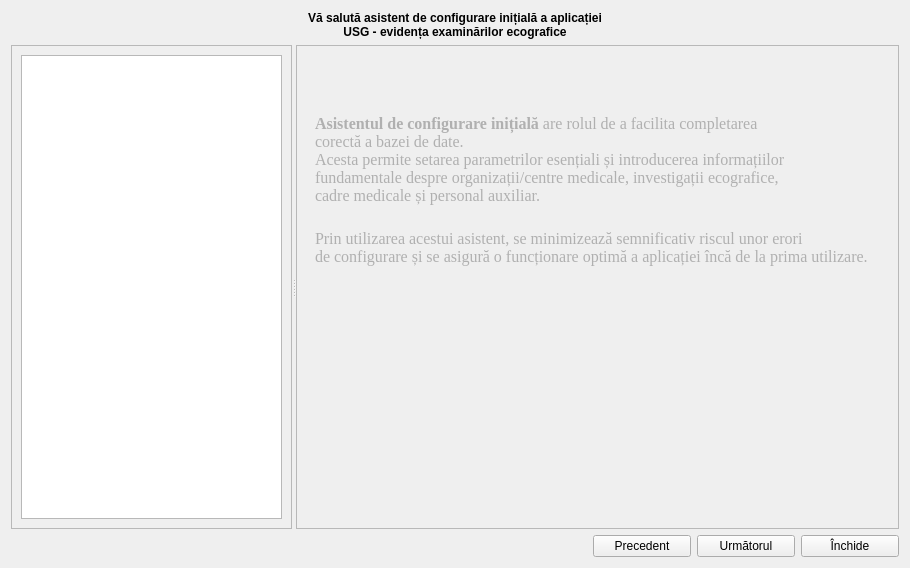
<?xml version="1.0" encoding="UTF-8"?>
<ui version="4.0">
 <class>FirstRunWizard</class>
 <widget class="QDialog" name="FirstRunWizard">
  <property name="geometry">
   <rect>
    <x>0</x>
    <y>0</y>
    <width>910</width>
    <height>568</height>
   </rect>
  </property>
  <property name="windowTitle">
   <string>Dialog</string>
  </property>
  <property name="windowIcon">
   <iconset resource="../../resources/resource.qrc">
    <normaloff>:/img/catalogs/firstWizard.png</normaloff>:/img/catalogs/firstWizard.png</iconset>
  </property>
  <layout class="QGridLayout" name="gridLayout">
   <item row="0" column="0">
    <widget class="QLabel" name="label">
     <property name="sizePolicy">
      <sizepolicy hsizetype="Expanding" vsizetype="Preferred">
       <horstretch>0</horstretch>
       <verstretch>0</verstretch>
      </sizepolicy>
     </property>
     <property name="font">
      <font>
       <bold>true</bold>
      </font>
     </property>
     <property name="text">
      <string>&lt;html&gt;&lt;head/&gt;&lt;body&gt;&lt;p&gt;Vă salută asistent de configurare inițială a aplicației&lt;br/&gt;USG - evidența examinărilor ecografice&lt;/p&gt;&lt;/body&gt;&lt;/html&gt;</string>
     </property>
     <property name="alignment">
      <set>Qt::AlignmentFlag::AlignCenter</set>
     </property>
    </widget>
   </item>
   <item row="1" column="0">
    <widget class="QSplitter" name="splitter">
     <property name="sizePolicy">
      <sizepolicy hsizetype="Expanding" vsizetype="Expanding">
       <horstretch>0</horstretch>
       <verstretch>0</verstretch>
      </sizepolicy>
     </property>
     <property name="orientation">
      <enum>Qt::Orientation::Horizontal</enum>
     </property>
     <widget class="QFrame" name="frame">
      <property name="sizePolicy">
       <sizepolicy hsizetype="Expanding" vsizetype="Expanding">
        <horstretch>0</horstretch>
        <verstretch>0</verstretch>
       </sizepolicy>
      </property>
      <property name="maximumSize">
       <size>
        <width>16777215</width>
        <height>16777215</height>
       </size>
      </property>
      <property name="frameShape">
       <enum>QFrame::Shape::StyledPanel</enum>
      </property>
      <property name="frameShadow">
       <enum>QFrame::Shadow::Raised</enum>
      </property>
      <layout class="QGridLayout" name="gridLayout_2">
       <item row="0" column="0">
        <widget class="QListView" name="listView">
         <property name="minimumSize">
          <size>
           <width>160</width>
           <height>0</height>
          </size>
         </property>
        </widget>
       </item>
      </layout>
     </widget>
     <widget class="QFrame" name="frame_2">
      <property name="frameShape">
       <enum>QFrame::Shape::StyledPanel</enum>
      </property>
      <property name="frameShadow">
       <enum>QFrame::Shadow::Raised</enum>
      </property>
      <layout class="QGridLayout" name="gridLayout_3">
       <item row="0" column="0">
        <widget class="QStackedWidget" name="stackedWidget">
         <property name="currentIndex">
          <number>0</number>
         </property>
         <widget class="QWidget" name="page">
          <layout class="QGridLayout" name="gridLayout_4">
           <item row="0" column="0">
            <spacer name="verticalSpacer_2">
             <property name="orientation">
              <enum>Qt::Orientation::Vertical</enum>
             </property>
             <property name="sizeType">
              <enum>QSizePolicy::Policy::Preferred</enum>
             </property>
             <property name="sizeHint" stdset="0">
              <size>
               <width>20</width>
               <height>50</height>
              </size>
             </property>
            </spacer>
           </item>
           <item row="2" column="0">
            <widget class="QLabel" name="label_10">
             <property name="font">
              <font>
               <family>Times New Roman</family>
               <pointsize>12</pointsize>
              </font>
             </property>
             <property name="styleSheet">
              <string notr="true">color: rgb(176, 176, 176);</string>
             </property>
             <property name="text">
              <string>&lt;br&gt;Prin utilizarea acestui asistent, se minimizează semnificativ riscul unor erori &lt;br&gt;de configurare și se asigură o funcționare optimă a aplicației încă de la prima utilizare.</string>
             </property>
             <property name="alignment">
              <set>Qt::AlignmentFlag::AlignLeading|Qt::AlignmentFlag::AlignLeft|Qt::AlignmentFlag::AlignVCenter</set>
             </property>
            </widget>
           </item>
           <item row="1" column="0">
            <widget class="QLabel" name="label_9">
             <property name="font">
              <font>
               <family>Times New Roman</family>
               <pointsize>12</pointsize>
              </font>
             </property>
             <property name="styleSheet">
              <string notr="true">color: rgb(176, 176, 176);</string>
             </property>
             <property name="text">
              <string>&lt;html&gt;&lt;head/&gt;&lt;body&gt;&lt;p&gt;&lt;b&gt;Asistentul de configurare inițială&lt;/b&gt; are rolul de a facilita completarea &lt;br&gt;corectă a bazei de date.&lt;br&gt;Acesta permite setarea parametrilor esențiali și introducerea informațiilor
 &lt;br&gt;fundamentale despre organizații/centre medicale, investigații ecografice,&lt;br&gt; cadre medicale și personal auxiliar.&lt;/p&gt;&lt;/body&gt;&lt;/html&gt;</string>
             </property>
             <property name="alignment">
              <set>Qt::AlignmentFlag::AlignLeading|Qt::AlignmentFlag::AlignLeft|Qt::AlignmentFlag::AlignVCenter</set>
             </property>
            </widget>
           </item>
           <item row="3" column="0">
            <spacer name="verticalSpacer">
             <property name="orientation">
              <enum>Qt::Orientation::Vertical</enum>
             </property>
             <property name="sizeHint" stdset="0">
              <size>
               <width>20</width>
               <height>40</height>
              </size>
             </property>
            </spacer>
           </item>
          </layout>
         </widget>
         <widget class="QWidget" name="page_2">
          <layout class="QGridLayout" name="gridLayout_5">
           <item row="1" column="0">
            <widget class="QPushButton" name="btnLoadInvestigations">
             <property name="maximumSize">
              <size>
               <width>98</width>
               <height>16777215</height>
              </size>
             </property>
             <property name="layoutDirection">
              <enum>Qt::LayoutDirection::LeftToRight</enum>
             </property>
             <property name="text">
              <string>Încarcă</string>
             </property>
             <property name="icon">
              <iconset resource="../../resources/resource.qrc">
               <normaloff>:/img/common/arrow_right_duble.png</normaloff>:/img/common/arrow_right_duble.png</iconset>
             </property>
            </widget>
           </item>
           <item row="2" column="0" colspan="2">
            <widget class="QTableView" name="tableView"/>
           </item>
           <item row="1" column="1">
            <spacer name="horizontalSpacer_2">
             <property name="orientation">
              <enum>Qt::Orientation::Horizontal</enum>
             </property>
             <property name="sizeHint" stdset="0">
              <size>
               <width>40</width>
               <height>20</height>
              </size>
             </property>
            </spacer>
           </item>
           <item row="3" column="0" colspan="2">
            <widget class="QProgressBar" name="progressBar">
             <property name="value">
              <number>24</number>
             </property>
            </widget>
           </item>
           <item row="0" column="0" colspan="2">
            <widget class="QLabel" name="label_3">
             <property name="sizePolicy">
              <sizepolicy hsizetype="Expanding" vsizetype="Preferred">
               <horstretch>0</horstretch>
               <verstretch>0</verstretch>
              </sizepolicy>
             </property>
             <property name="styleSheet">
              <string notr="true">color: rgb(0, 191, 255);</string>
             </property>
             <property name="text">
              <string>Clasificatorul ”Investigații”</string>
             </property>
             <property name="alignment">
              <set>Qt::AlignmentFlag::AlignCenter</set>
             </property>
            </widget>
           </item>
          </layout>
         </widget>
         <widget class="QWidget" name="page_3">
          <layout class="QGridLayout" name="gridLayout_6">
           <item row="1" column="0">
            <widget class="QPushButton" name="btnLoadTypePrices">
             <property name="text">
              <string>Încarcă</string>
             </property>
             <property name="icon">
              <iconset resource="../../resources/resource.qrc">
               <normaloff>:/img/common/arrow_right_duble.png</normaloff>:/img/common/arrow_right_duble.png</iconset>
             </property>
            </widget>
           </item>
           <item row="1" column="1">
            <spacer name="horizontalSpacer_3">
             <property name="orientation">
              <enum>Qt::Orientation::Horizontal</enum>
             </property>
             <property name="sizeHint" stdset="0">
              <size>
               <width>40</width>
               <height>20</height>
              </size>
             </property>
            </spacer>
           </item>
           <item row="2" column="0" colspan="2">
            <widget class="QTableView" name="tableView_typePrices"/>
           </item>
           <item row="0" column="0" colspan="2">
            <widget class="QLabel" name="label_4">
             <property name="styleSheet">
              <string notr="true">color: rgb(0, 191, 255);</string>
             </property>
             <property name="text">
              <string>Catalogul &quot;Tipul preturilor&quot;</string>
             </property>
             <property name="alignment">
              <set>Qt::AlignmentFlag::AlignCenter</set>
             </property>
            </widget>
           </item>
          </layout>
         </widget>
         <widget class="QWidget" name="page_4">
          <layout class="QGridLayout" name="gridLayout_7">
           <item row="0" column="0">
            <widget class="QLabel" name="label_5">
             <property name="styleSheet">
              <string notr="true">color: rgb(0, 191, 255);</string>
             </property>
             <property name="text">
              <string>Catalogul &quot;Utilizatori&quot;</string>
             </property>
             <property name="alignment">
              <set>Qt::AlignmentFlag::AlignCenter</set>
             </property>
            </widget>
           </item>
           <item row="2" column="0">
            <widget class="QTableView" name="tableView_users"/>
           </item>
           <item row="1" column="0">
            <layout class="QHBoxLayout" name="horizontalLayout_2">
             <item>
              <widget class="QToolButton" name="btnAdd_users">
               <property name="text">
                <string>...</string>
               </property>
               <property name="icon">
                <iconset resource="../../resources/resource.qrc">
                 <normaloff>:/img/toolBar/add.png</normaloff>:/img/toolBar/add.png</iconset>
               </property>
              </widget>
             </item>
             <item>
              <widget class="QToolButton" name="btnEdit_users">
               <property name="text">
                <string>...</string>
               </property>
               <property name="icon">
                <iconset resource="../../resources/resource.qrc">
                 <normaloff>:/img/toolBar/edit.png</normaloff>:/img/toolBar/edit.png</iconset>
               </property>
              </widget>
             </item>
             <item>
              <widget class="QToolButton" name="btnRemove_users">
               <property name="text">
                <string>...</string>
               </property>
               <property name="icon">
                <iconset resource="../../resources/resource.qrc">
                 <normaloff>:/img/toolBar/delete.png</normaloff>:/img/toolBar/delete.png</iconset>
               </property>
              </widget>
             </item>
             <item>
              <spacer name="horizontalSpacer_4">
               <property name="orientation">
                <enum>Qt::Orientation::Horizontal</enum>
               </property>
               <property name="sizeHint" stdset="0">
                <size>
                 <width>40</width>
                 <height>20</height>
                </size>
               </property>
              </spacer>
             </item>
            </layout>
           </item>
          </layout>
         </widget>
         <widget class="QWidget" name="page_6">
          <layout class="QGridLayout" name="gridLayout_9">
           <item row="2" column="0">
            <widget class="QTableView" name="tableView_doctors"/>
           </item>
           <item row="0" column="0">
            <widget class="QLabel" name="label_7">
             <property name="styleSheet">
              <string notr="true">color: rgb(0, 191, 255);</string>
             </property>
             <property name="text">
              <string>Catalogul &quot;Doctori&quot;</string>
             </property>
             <property name="alignment">
              <set>Qt::AlignmentFlag::AlignCenter</set>
             </property>
            </widget>
           </item>
           <item row="1" column="0">
            <layout class="QHBoxLayout" name="horizontalLayout_3">
             <item>
              <widget class="QToolButton" name="btnAdd_doctors">
               <property name="text">
                <string>...</string>
               </property>
               <property name="icon">
                <iconset resource="../../resources/resource.qrc">
                 <normaloff>:/img/toolBar/add.png</normaloff>:/img/toolBar/add.png</iconset>
               </property>
              </widget>
             </item>
             <item>
              <widget class="QToolButton" name="btnEdit_doctors">
               <property name="text">
                <string>...</string>
               </property>
               <property name="icon">
                <iconset resource="../../resources/resource.qrc">
                 <normaloff>:/img/toolBar/edit.png</normaloff>:/img/toolBar/edit.png</iconset>
               </property>
              </widget>
             </item>
             <item>
              <widget class="QToolButton" name="btnRemove_doctors">
               <property name="text">
                <string>...</string>
               </property>
               <property name="icon">
                <iconset resource="../../resources/resource.qrc">
                 <normaloff>:/img/toolBar/delete.png</normaloff>:/img/toolBar/delete.png</iconset>
               </property>
              </widget>
             </item>
             <item>
              <spacer name="horizontalSpacer_5">
               <property name="orientation">
                <enum>Qt::Orientation::Horizontal</enum>
               </property>
               <property name="sizeHint" stdset="0">
                <size>
                 <width>40</width>
                 <height>20</height>
                </size>
               </property>
              </spacer>
             </item>
            </layout>
           </item>
          </layout>
         </widget>
         <widget class="QWidget" name="page_7">
          <layout class="QGridLayout" name="gridLayout_10">
           <item row="2" column="0">
            <widget class="QTableView" name="tableView_nurses"/>
           </item>
           <item row="0" column="0">
            <widget class="QLabel" name="label_8">
             <property name="styleSheet">
              <string notr="true">color: rgb(0, 191, 255);</string>
             </property>
             <property name="text">
              <string>Catalogul &quot;As.medicale&quot;</string>
             </property>
             <property name="alignment">
              <set>Qt::AlignmentFlag::AlignCenter</set>
             </property>
            </widget>
           </item>
           <item row="1" column="0">
            <layout class="QHBoxLayout" name="horizontalLayout_4">
             <item>
              <widget class="QToolButton" name="btnAdd_nurses">
               <property name="text">
                <string>...</string>
               </property>
               <property name="icon">
                <iconset resource="../../resources/resource.qrc">
                 <normaloff>:/img/toolBar/add.png</normaloff>:/img/toolBar/add.png</iconset>
               </property>
              </widget>
             </item>
             <item>
              <widget class="QToolButton" name="btnEdit_nurses">
               <property name="text">
                <string>...</string>
               </property>
               <property name="icon">
                <iconset resource="../../resources/resource.qrc">
                 <normaloff>:/img/toolBar/edit.png</normaloff>:/img/toolBar/edit.png</iconset>
               </property>
              </widget>
             </item>
             <item>
              <widget class="QToolButton" name="btnRemove_nurses">
               <property name="text">
                <string>...</string>
               </property>
               <property name="icon">
                <iconset resource="../../resources/resource.qrc">
                 <normaloff>:/img/toolBar/delete.png</normaloff>:/img/toolBar/delete.png</iconset>
               </property>
              </widget>
             </item>
             <item>
              <spacer name="horizontalSpacer_6">
               <property name="orientation">
                <enum>Qt::Orientation::Horizontal</enum>
               </property>
               <property name="sizeHint" stdset="0">
                <size>
                 <width>40</width>
                 <height>20</height>
                </size>
               </property>
              </spacer>
             </item>
            </layout>
           </item>
          </layout>
         </widget>
         <widget class="QWidget" name="page_5">
          <layout class="QGridLayout" name="gridLayout_8">
           <item row="0" column="0">
            <widget class="QLabel" name="label_6">
             <property name="styleSheet">
              <string notr="true">color: rgb(0, 191, 255);</string>
             </property>
             <property name="text">
              <string>Catalogul &quot;Organizatii / Centre medicale&quot;</string>
             </property>
             <property name="alignment">
              <set>Qt::AlignmentFlag::AlignCenter</set>
             </property>
            </widget>
           </item>
           <item row="2" column="0">
            <widget class="QTableView" name="tableView_organizations"/>
           </item>
           <item row="1" column="0">
            <layout class="QHBoxLayout" name="horizontalLayout_5">
             <item>
              <widget class="QToolButton" name="btnAdd_organizations">
               <property name="text">
                <string>...</string>
               </property>
               <property name="icon">
                <iconset resource="../../resources/resource.qrc">
                 <normaloff>:/img/toolBar/add.png</normaloff>:/img/toolBar/add.png</iconset>
               </property>
              </widget>
             </item>
             <item>
              <widget class="QToolButton" name="btnEdit_organizations">
               <property name="text">
                <string>...</string>
               </property>
               <property name="icon">
                <iconset resource="../../resources/resource.qrc">
                 <normaloff>:/img/toolBar/edit.png</normaloff>:/img/toolBar/edit.png</iconset>
               </property>
              </widget>
             </item>
             <item>
              <widget class="QToolButton" name="btnRemove_organizations">
               <property name="text">
                <string>...</string>
               </property>
               <property name="icon">
                <iconset resource="../../resources/resource.qrc">
                 <normaloff>:/img/toolBar/delete.png</normaloff>:/img/toolBar/delete.png</iconset>
               </property>
              </widget>
             </item>
             <item>
              <spacer name="horizontalSpacer_7">
               <property name="orientation">
                <enum>Qt::Orientation::Horizontal</enum>
               </property>
               <property name="sizeHint" stdset="0">
                <size>
                 <width>40</width>
                 <height>20</height>
                </size>
               </property>
              </spacer>
             </item>
            </layout>
           </item>
          </layout>
         </widget>
        </widget>
       </item>
      </layout>
     </widget>
    </widget>
   </item>
   <item row="2" column="0">
    <layout class="QHBoxLayout" name="horizontalLayout">
     <item>
      <spacer name="horizontalSpacer">
       <property name="orientation">
        <enum>Qt::Orientation::Horizontal</enum>
       </property>
       <property name="sizeHint" stdset="0">
        <size>
         <width>40</width>
         <height>20</height>
        </size>
       </property>
      </spacer>
     </item>
     <item>
      <widget class="QPushButton" name="btnBack">
       <property name="minimumSize">
        <size>
         <width>98</width>
         <height>0</height>
        </size>
       </property>
       <property name="text">
        <string>Precedent</string>
       </property>
       <property name="icon">
        <iconset resource="../../resources/resource.qrc">
         <normaloff>:/img/oxygen/go-previous.png</normaloff>:/img/oxygen/go-previous.png</iconset>
       </property>
      </widget>
     </item>
     <item>
      <widget class="QPushButton" name="btnNext">
       <property name="minimumSize">
        <size>
         <width>98</width>
         <height>0</height>
        </size>
       </property>
       <property name="layoutDirection">
        <enum>Qt::LayoutDirection::RightToLeft</enum>
       </property>
       <property name="text">
        <string>Următorul</string>
       </property>
       <property name="icon">
        <iconset resource="../../resources/resource.qrc">
         <normaloff>:/img/oxygen/go-next.png</normaloff>:/img/oxygen/go-next.png</iconset>
       </property>
      </widget>
     </item>
     <item>
      <widget class="QPushButton" name="btnClose">
       <property name="minimumSize">
        <size>
         <width>98</width>
         <height>0</height>
        </size>
       </property>
       <property name="text">
        <string>Închide</string>
       </property>
       <property name="icon">
        <iconset resource="../../resources/resource.qrc">
         <normaloff>:/img/btns/close.png</normaloff>:/img/btns/close.png</iconset>
       </property>
      </widget>
     </item>
    </layout>
   </item>
  </layout>
 </widget>
 <resources>
  <include location="../../resources/resource.qrc"/>
 </resources>
 <connections/>
</ui>
